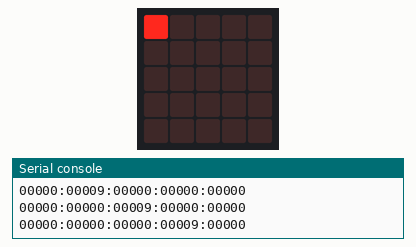
This program was run on a simulated BBC micro:bit running MicroPython. Shown: the board's 5×5 LED display, the last lines printed to the serial console.

Above: at 0.15 s.
At 0.77 s:
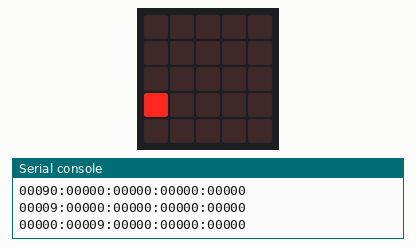
At 1.39 s:
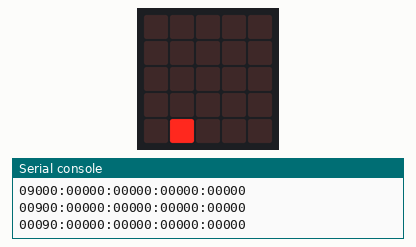
At 2.63 s:
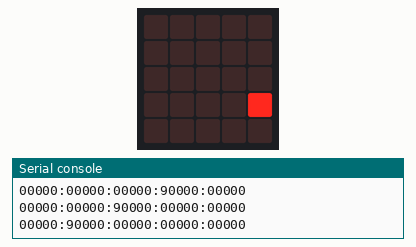
At 3.86 s:
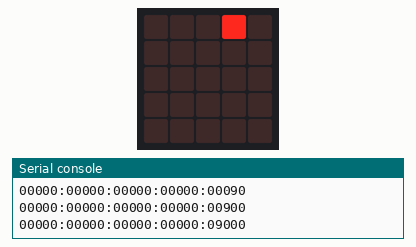
At 5.41 s:
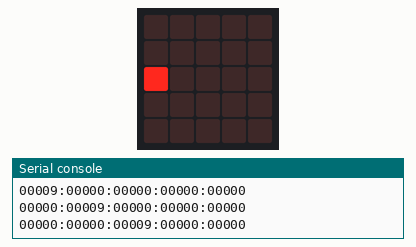

The program:

led_roulette.py
```python
from microbit import *

x, y = 0, 0
dir = ((0, 1), (1, 0), (0, -1), (-1, 0))
dir_index = 0
matrix = [['0' for i in range(5)] for j in range(5)]

while True:
    matrix[x][y] = '9'
    display_matrix = ':'.join([''.join(row) for row in matrix])
    print(display_matrix)
    display.show(Image(display_matrix))
    if not 0 <= x + dir[dir_index][0] < 5 or not 0 <= y + dir[dir_index][1] < 5:
        dir_index = (dir_index + 1) % 4
    matrix[x][y] = '0'
    x += dir[dir_index][0]
    y += dir[dir_index][1]
    sleep(20)
```

Measured:
- by itself, everything shown: repeats every 5.0 s, in 16 steps
